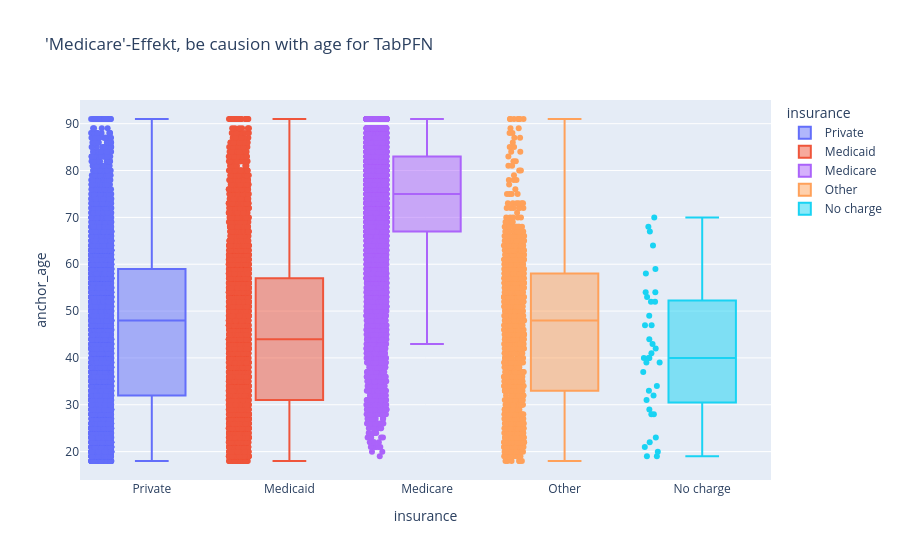

This figure's notebook cell:
### Markdown cell above
# 4.1 Visualization Data

### Code cell
import plotly.express as px

df_analyze = X_val.copy()
if hasattr(df_analyze, "to_pandas"):
    df_analyze = df_analyze.to_pandas()

fig = px.box(df_analyze, x="insurance", y="anchor_age", 
             title="'Medicare'-Effekt, be causion with age for TabPFN",
             points="all", 
             color="insurance")

show_and_save(fig, "medicare_age_effect")

### Figure 1 — Plotly figure (JSON) as saved in the notebook; plotly's stock layout.template omitted (floating-point values rounded to 4 significant figures; data arrays with more than 128 entries replaced by an {"elided": "..."} marker saying what was removed)
{"data": [{"alignmentgroup": "True", "boxpoints": "all", "hovertemplate": "insurance=%{x}<br>anchor_age=%{y}<extra></extra>", "legendgroup": "Private", "marker": {"color": "#636efa"}, "name": "Private", "notched": false, "offsetgroup": "Private", "orientation": "v", "showlegend": true, "type": "box", "x": {"elided": "14359 str values"}, "x0": " ", "xaxis": "x", "y": {"elided": "14359 int values"}, "y0": " ", "yaxis": "y"}, {"alignmentgroup": "True", "boxpoints": "all", "hovertemplate": "insurance=%{x}<br>anchor_age=%{y}<extra></extra>", "legendgroup": "Medicaid", "marker": {"color": "#EF553B"}, "name": "Medicaid", "notched": false, "offsetgroup": "Medicaid", "orientation": "v", "showlegend": true, "type": "box", "x": {"elided": "6047 str values"}, "x0": " ", "xaxis": "x", "y": {"elided": "6047 int values"}, "y0": " ", "yaxis": "y"}, {"alignmentgroup": "True", "boxpoints": "all", "hovertemplate": "insurance=%{x}<br>anchor_age=%{y}<extra></extra>", "legendgroup": "Medicare", "marker": {"color": "#ab63fa"}, "name": "Medicare", "notched": false, "offsetgroup": "Medicare", "orientation": "v", "showlegend": true, "type": "box", "x": {"elided": "13056 str values"}, "x0": " ", "xaxis": "x", "y": {"elided": "13056 int values"}, "y0": " ", "yaxis": "y"}, {"alignmentgroup": "True", "boxpoints": "all", "hovertemplate": "insurance=%{x}<br>anchor_age=%{y}<extra></extra>", "legendgroup": "Other", "marker": {"color": "#FFA15A"}, "name": "Other", "notched": false, "offsetgroup": "Other", "orientation": "v", "showlegend": true, "type": "box", "x": {"elided": "1149 str values"}, "x0": " ", "xaxis": "x", "y": {"elided": "1149 int values"}, "y0": " ", "yaxis": "y"}, {"alignmentgroup": "True", "boxpoints": "all", "hovertemplate": "insurance=%{x}<br>anchor_age=%{y}<extra></extra>", "legendgroup": "No charge", "marker": {"color": "#19d3f3"}, "name": "No charge", "notched": false, "offsetgroup": "No charge", "orientation": "v", "showlegend": true, "type": "box", "x": ["No charge", "No charge", "No charge", "No charge", "No charge", "No charge", "No charge", "No charge", "No charge", "No charge", "No charge", "No charge", "No charge", "No charge", "No charge", "No charge", "No charge", "No charge", "No charge", "No charge", "No charge", "No charge", "No charge", "No charge", "No charge", "No charge", "No charge", "No charge", "No charge", "No charge", "No charge", "No charge", "No charge", "No charge", "No charge", "No charge", "No charge"], "x0": " ", "xaxis": "x", "y": [54, 40, 37, 40, 31, 39, 40, 70, 59, 64, 23, 53, 54, 67, 22, 41, 32, 58, 52, 29, 43, 21, 33, 20, 19, 39, 28, 19, 68, 47, 28, 47, 49, 42, 44, 34, 52], "y0": " ", "yaxis": "y"}], "layout": {"boxmode": "overlay", "legend": {"title": {"text": "insurance"}, "tracegroupgap": 0}, "title": {"text": "'Medicare'-Effekt, be causion with age for TabPFN"}, "xaxis": {"anchor": "y", "categoryarray": ["Private", "Medicaid", null, "Medicare", "Other", "No charge"], "categoryorder": "array", "domain": [0, 1], "title": {"text": "insurance"}}, "yaxis": {"anchor": "x", "domain": [0, 1], "title": {"text": "anchor_age"}}}}
